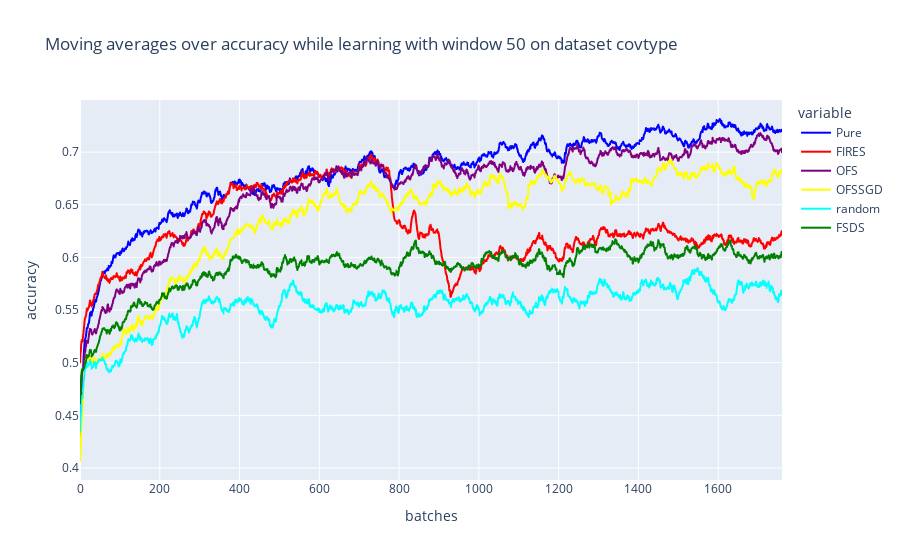

Source (notebook cell):
### Code cell
#moving averages
title = "Moving averages over accuracy while learning with window {} on dataset {}".format(n_window, dataset_name)
col_names = ["Pure","FIRES", "OFS", "OFSSGD", "random","FSDS"]# 
d = {"Pure":pure_moving_average, "FIRES":fires_moving_average, "OFS":ofs_moving_average, 
"OFSSGD":ofssgd_moving_average,  "random":random_moving_average,"FSDS":fsds_moving_average}
df = pd.DataFrame(d, columns=col_names)
fig = px.line(df, y=col_names, title=title, labels={"index":"batches", "value":"accuracy"}, color_discrete_map={"Pure":"blue",'FIRES': 'red', 
                                                    'OFS': 'purple','FSDS': 'green', "OFSSGD":"yellow", "random":"cyan"})
fig.write_image("{}/accuracy.{}".format(folder, export_type))
accuracy_trace = fig['data']
fig.show()

### Figure 1 — Plotly figure (JSON) as saved in the notebook; plotly's stock layout.template omitted (floating-point values rounded to 4 significant figures; data arrays with more than 128 entries replaced by an {"elided": "..."} marker saying what was removed)
{"data": [{"hovertemplate": "variable=Pure<br>batches=%{x}<br>accuracy=%{y}<extra></extra>", "legendgroup": "Pure", "line": {"color": "blue", "dash": "solid"}, "mode": "lines", "name": "Pure", "showlegend": true, "type": "scattergl", "x": {"elided": "1761 int values"}, "xaxis": "x", "y": {"elided": "1761 float values"}, "yaxis": "y"}, {"hovertemplate": "variable=FIRES<br>batches=%{x}<br>accuracy=%{y}<extra></extra>", "legendgroup": "FIRES", "line": {"color": "red", "dash": "solid"}, "mode": "lines", "name": "FIRES", "showlegend": true, "type": "scattergl", "x": {"elided": "1761 int values"}, "xaxis": "x", "y": {"elided": "1761 float values"}, "yaxis": "y"}, {"hovertemplate": "variable=OFS<br>batches=%{x}<br>accuracy=%{y}<extra></extra>", "legendgroup": "OFS", "line": {"color": "purple", "dash": "solid"}, "mode": "lines", "name": "OFS", "showlegend": true, "type": "scattergl", "x": {"elided": "1761 int values"}, "xaxis": "x", "y": {"elided": "1761 float values"}, "yaxis": "y"}, {"hovertemplate": "variable=OFSSGD<br>batches=%{x}<br>accuracy=%{y}<extra></extra>", "legendgroup": "OFSSGD", "line": {"color": "yellow", "dash": "solid"}, "mode": "lines", "name": "OFSSGD", "showlegend": true, "type": "scattergl", "x": {"elided": "1761 int values"}, "xaxis": "x", "y": {"elided": "1761 float values"}, "yaxis": "y"}, {"hovertemplate": "variable=random<br>batches=%{x}<br>accuracy=%{y}<extra></extra>", "legendgroup": "random", "line": {"color": "cyan", "dash": "solid"}, "mode": "lines", "name": "random", "showlegend": true, "type": "scattergl", "x": {"elided": "1761 int values"}, "xaxis": "x", "y": {"elided": "1761 float values"}, "yaxis": "y"}, {"hovertemplate": "variable=FSDS<br>batches=%{x}<br>accuracy=%{y}<extra></extra>", "legendgroup": "FSDS", "line": {"color": "green", "dash": "solid"}, "mode": "lines", "name": "FSDS", "showlegend": true, "type": "scattergl", "x": {"elided": "1761 int values"}, "xaxis": "x", "y": {"elided": "1761 float values"}, "yaxis": "y"}], "layout": {"legend": {"title": {"text": "variable"}, "tracegroupgap": 0}, "title": {"text": "Moving averages over accuracy while learning with window 50 on dataset covtype"}, "xaxis": {"anchor": "y", "domain": [0, 1], "title": {"text": "batches"}}, "yaxis": {"anchor": "x", "domain": [0, 1], "title": {"text": "accuracy"}}}}
